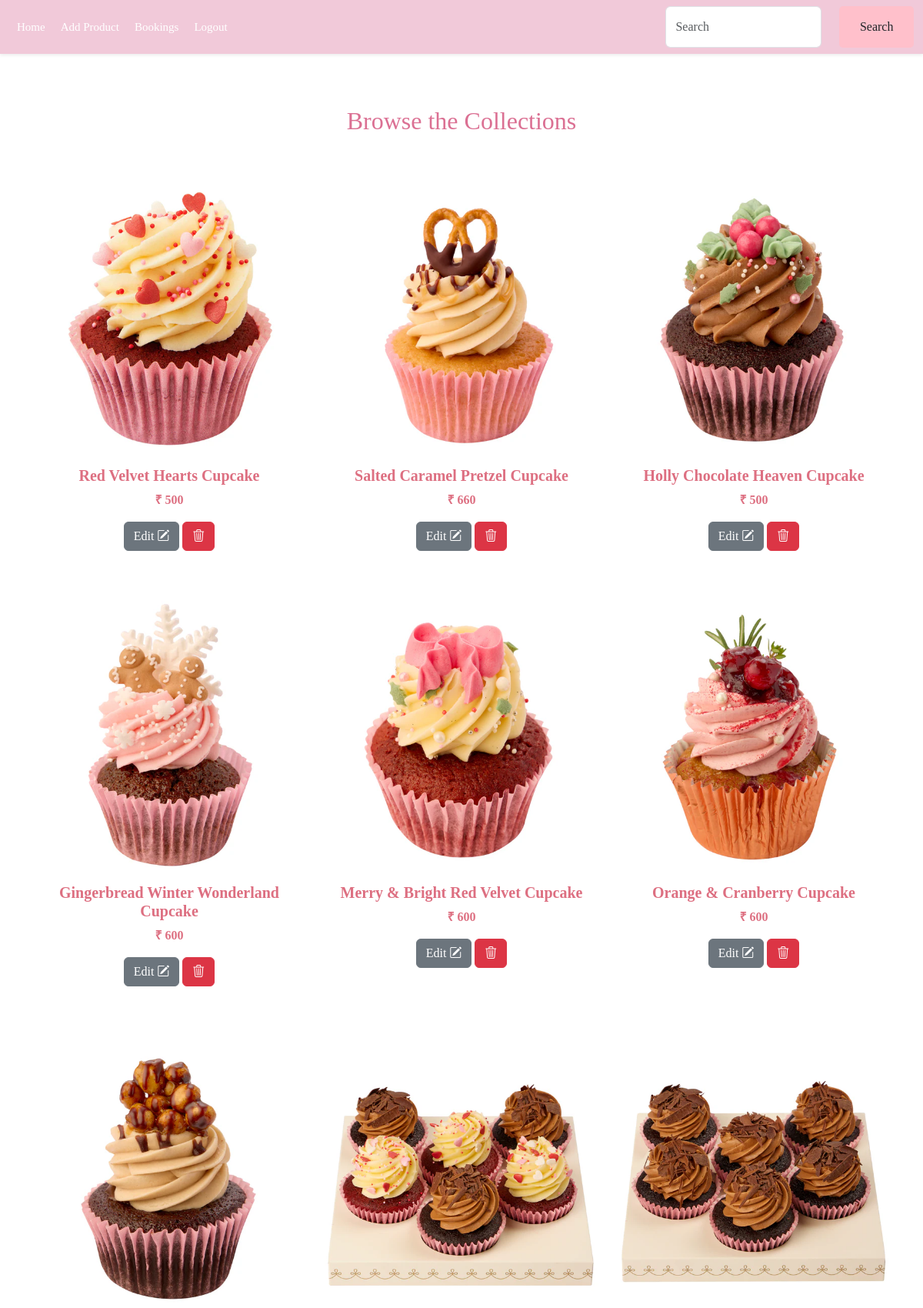
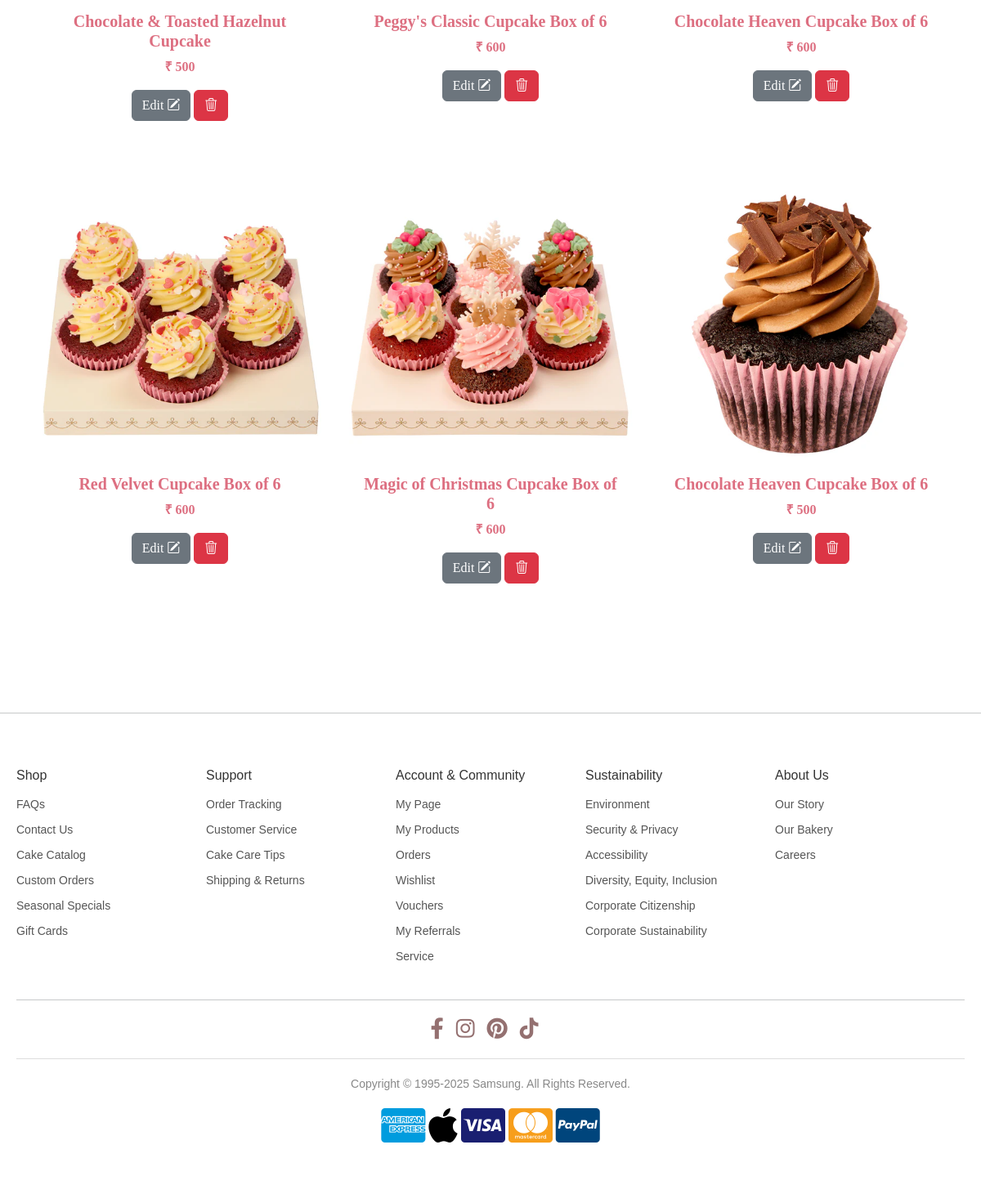
/cupcake (signed in), run on the app's committed database (2 pictures, top to bottom).
### app/models.py (models this page shows, shortened)
class Cake(models.Model):
    name=models.CharField(max_length=100)
    price=models.IntegerField()
    img=models.FileField()
    colour=models.TextField()
    category=models.ForeignKey(Category,on_delete=models.CASCADE)
    description=models.TextField()

### app/views.py (the view)
# urls.py: path('cupcake',views.cupcake),
def cupcake(req):
    if 'shop' in req.session:
        cake_category=Category.objects.get(name='CupCakes')
        cupcakes=Cake.objects.filter(category=cake_category)
        return render(req,'shop/cake.html',{'cake': cupcakes})
    else:
        return redirect(shop_login)

### templates/shop/cake.html (shortened to what this page needs)
<!DOCTYPE html>
<html lang="en">
<head>
    {% load static %}
    <link rel="stylesheet" href="{% static '/css/home.css' %}">
    <link href="https://cdn.jsdelivr.net/npm/bootstrap@5.3.3/dist/css/bootstrap.min.css" rel="stylesheet">
    <link rel="stylesheet" href="https://cdn.jsdelivr.net/npm/bootstrap-icons@1.11.3/font/bootstrap-icons.min.css">
    <link href="https://cdnjs.cloudflare.com/ajax/libs/font-awesome/5.15.4/css/all.min.css" rel="stylesheet">
</head>
<body>
  <nav class="navbar navbar-expand-sm navbar-light shadow-sm" style="background-color:#f1c9d9;" >
    <div class="container-fluid">
        <div class="collapse navbar-collapse" id="navbarNav">
            <ul class="navbar-nav me-auto mb-2 mb-sm-0">
                <li class="nav-item">
                    <a class="nav-link active" aria-current="page" href="../">Home</a>
                </li>
                <li class="nav-item">
                    <a class="nav-link" href="add_cupcake">Add Product</a>
                </li>
                <li class="nav-item">
                    <a class="nav-link" href="bookings">Bookings</a>
                </li>
                <li class="nav-item">
                    <a class="nav-link" href="logout">Logout</a>
                </li>
            </ul>
            <form class="d-flex">
              <input class="form-control me-2" type="text" placeholder="Search">
              <button class="btn" style="background-color: pink;" type="button">Search</button>
            </form>
        </div>
    </div>
</nav>
<br><br>
<div class="container custom-container">
    <h2 class="text-center mb-4" style="color: palevioletred;">Browse the Collections</h2><br>
    <div class="row">
        {% for cake in cake %}
            <div class="col-6 col-sm-6 col-md-4 col-lg-4 mb-4">
                <div class="card custom-card">
                    {% if cake.img %}
                        <img class="card-img-top img-fluid" src="{{ cake.img.url }}" alt="Card image">
                    {% endif %}
                    <div class="card-body">
                        <h5 class="card-title" style="color: rgb(221, 111, 129);font-weight: bold;">{{ cake.name }}</h5>
                        <p class="card-text" style="color: rgb(221, 111, 129);font-weight: bold;">₹ {{ cake.price }}</p>
                        <a style="text-align: center;" href="edit_cupcake/{{cake.pk}}" class="btn btn-secondary">Edit <i class="bi bi-pencil-square"></i></a>
                        <a style="text-align: center;" href="delete_cupcake/{{cake.pk}}" class="btn btn-danger"><i class="bi bi-trash3"></i></a>
                    </div>
                </div>
            </div>
        {% endfor %}
    </div>
</div>
<br><br><br>
<hr>
<footer>
    <div class="footer-container">
      <div class="footer-column">
        <h4>Shop</h4>
        <ul>
          <li><a href="#">FAQs</a></li>
          <li><a href="#">Contact Us</a></li>
          <li><a href="#">Cake Catalog</a></li>
          <li><a href="#">Custom Orders</a></li>
          <li><a href="#">Seasonal Specials</a></li>
          <li><a href="#">Gift Cards</a></li>
        </ul>
      </div>
      <div class="footer-column">
        <h4>Support</h4>
        <ul>
          <li><a href="#">Order Tracking</a></li>
          <li><a href="#">Customer Service</a></li>
          <li><a href="#">Cake Care Tips</a></li>
          <li><a href="#">Shipping & Returns</a></li>
        </ul>
      </div>
      <div class="footer-column">
        <h4>Account & Community</h4>
        <ul>
          <li><a href="#">My Page</a></li>
          <li><a href="#">My Products</a></li>
          <li><a href="#">Orders</a></li>
          <li><a href="#">Wishlist</a></li>
          <li><a href="#">Vouchers</a></li>
          <li><a href="#">My Referrals</a></li>
          <li><a href="#">Service</a></li>
        </ul>
      </div>
      <div class="footer-column">
        <h4>Sustainability</h4>
        <ul>
          <li><a href="#">Environment</a></li>
          <li><a href="#">Security & Privacy</a></li>
          <li><a href="#">Accessibility</a></li>
          <li><a href="#">Diversity, Equity, Inclusion</a></li>
          <li><a href="#">Corporate Citizenship</a></li>
          <li><a href="#">Corporate Sustainability</a></li>
        </ul>
      </div>
      <div class="footer-column">
        <h4>About Us</h4>
        <ul>
          <li><a href="#">Our Story</a></li>
          <li><a href="#">Our Bakery</a></li>
          <li><a href="#">Careers</a></li>
        </ul>
      </div>
    </div>
    <hr>
    <div class="social-media">
      <ul>
        <li><a href="#"><i class="fab fa-facebook-f"></i></a></li>
        <li><a href="#"><i class="fab fa-instagram"></i></a></li>
        <li><a href="#"><i class="fab fa-pinterest"></i></a></li>
        <li><a href="#"><i class="fab fa-tiktok"></i></a></li>
      </ul>
    </div>
    <div class="footer-bottom">
      <p>Copyright © 1995-2025 Samsung. All Rights Reserved.</p>
      <div class="payment-options">
        <i class="fab fa-cc-amex"></i>
        <i class="fab fa-apple"></i>
        <i class="fab fa-cc-visa"></i>
        <i class="fab fa-cc-mastercard"></i>
        <i class="fab fa-cc-paypal"></i>
      </div>
    </div>
</footer>
</body>
</html>

### static/css/home.css (style rules this page uses)
body { background-color: #f0f4f8; font-family: 'Arial', sans-serif; }
.navbar { font-family: "Playfair Display", serif; }
.navbar .navbar-nav .nav-item .nav-link { color: white; font-size: 16px; padding-left: 15px; padding-right: 15px; transition: color 0.3s ease-in-out; }
.custom-container, .card, .card-img-top { border: none; font-family: "Playfair Display", serif; }
.custom-container { padding: 20px; }
.card-img-top { width: 100%; height: auto; }
.card-body { text-align: center; }
.col-sm-6, .col-md-4, .col-lg-4 { padding: 10px; }
img { max-width: 100%; height: auto; border: 2px solid #ddd; border-radius: 10px; }
.d-flex { display: flex; gap: 15px; }
.d-flex .btn { width: 44%; padding: 15px; border: none; border-radius: 5px; font-size: 16px; position: relative; transition: background-color 0.3s ease-in-out; }
hr { margin: 2rem 0; }
.img-fluid { width: 100%; height: auto; object-fit: contain; }
a { text-decoration: none; color: inherit; }
footer { background-color: white; padding: 40px 20px; font-family: Arial, sans-serif; font-size: 14px; }
.footer-container { display: flex; flex-wrap: wrap; justify-content: space-between; max-width: 1200px; margin: 0 auto; }
.footer-column { flex: 1 1 15%; margin: 10px 0; }
.footer-column h4 { font-size: 16px; margin-bottom: 15px; color: #333; }
.footer-column ul { list-style: none; padding: 0; }
.footer-column ul li { margin-bottom: 10px; }
.footer-column ul li a { text-decoration: none; color: #555; transition: color 0.3s; }
.footer-bottom { text-align: center; padding: 20px 0; border-top: 1px solid #ddd; color: #888; }
.payment-options .fa-cc-visa { color: #1a1f71; }
.payment-options .fa-cc-amex { color: #009cde; }
.payment-options .fa-apple { color: #000000; }
.payment-options .fa-cc-mastercard { color: #f79e1b; }
.payment-options .fa-cc-paypal { color: #00457c; }
.payment-options i { font-size: 3rem; transition: transform 0.3s ease, color 0.3s ease; }
.social-media ul { display: flex; list-style: none; padding: 0; align-items: center; justify-content: center; }
.social-media ul li { margin-right: 15px; }
.social-media ul li a { font-size: 26px; color: #947070; }
@media (min-width: 992px) { .navbar .navbar-nav .nav-item .nav-link { font-size: 15px; padding: 10px; } }

### templates/shop/cake.html (style rules this page uses)
.custom-container, .card, .card-img-top { border: none; }

### data on the page
Cake: img (picture), name "Red Velvet Hearts Cupcake", price "500"
Cake: img (picture), name "Salted Caramel Pretzel Cupcake", price "660"
Cake: img (picture), name "Holly Chocolate Heaven Cupcake", price "500"
Cake: img (picture), name "Gingerbread Winter Wonderland Cupcake", price "600"
Cake: img (picture), name "Merry & Bright Red Velvet Cupcake", price "600"
Cake: img (picture), name "Orange & Cranberry Cupcake", price "600"
Cake: img (picture), name "Chocolate & Toasted Hazelnut Cupcake", price "500"
Cake: img (picture), name "Peggy's Classic Cupcake Box of 6", price "600"
Cake: img (picture), name "Chocolate Heaven Cupcake Box of 6", price "600"
Cake: img (picture), name "Red Velvet Cupcake Box of 6", price "600"
Cake: img (picture), name "Magic of Christmas Cupcake Box of 6", price "600"
Cake: img (picture), name "Chocolate Heaven Cupcake Box of 6", price "500"
